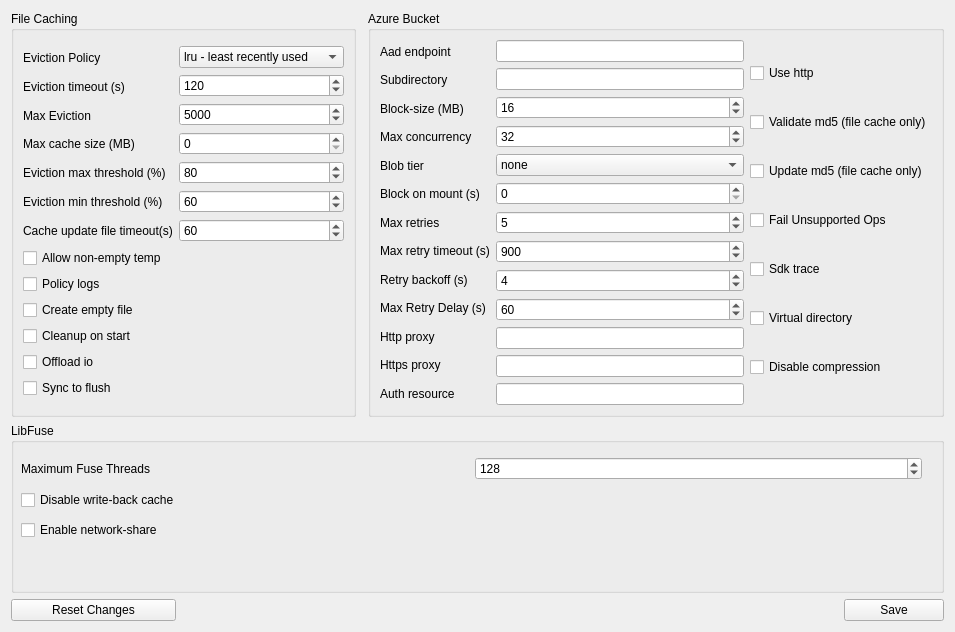
<?xml version="1.0" encoding="UTF-8"?>
<ui version="4.0">
 <class>Form</class>
 <widget class="QWidget" name="Form">
  <property name="geometry">
   <rect>
    <x>0</x>
    <y>0</y>
    <width>955</width>
    <height>632</height>
   </rect>
  </property>
  <property name="windowTitle">
   <string>Form</string>
  </property>
  <layout class="QGridLayout" name="gridLayout">
   <item row="1" column="0">
    <widget class="QGroupBox" name="groupbox_fileCache">
     <property name="title">
      <string>File Caching</string>
     </property>
     <layout class="QGridLayout" name="gridLayout_2">
      <item row="0" column="0">
       <layout class="QVBoxLayout" name="verticalLayout_9">
        <item>
         <layout class="QHBoxLayout" name="horizontalLayout_7">
          <item>
           <layout class="QVBoxLayout" name="verticalLayout_8">
            <item>
             <widget class="QLabel" name="label_14">
              <property name="text">
               <string>Eviction Policy</string>
              </property>
             </widget>
            </item>
            <item>
             <widget class="QLabel" name="label_15">
              <property name="text">
               <string>Eviction timeout (s)</string>
              </property>
             </widget>
            </item>
            <item>
             <widget class="QLabel" name="label_16">
              <property name="text">
               <string>Max Eviction</string>
              </property>
             </widget>
            </item>
            <item>
             <widget class="QLabel" name="label_17">
              <property name="text">
               <string>Max cache size (MB)</string>
              </property>
             </widget>
            </item>
            <item>
             <widget class="QLabel" name="label_18">
              <property name="text">
               <string>Eviction max threshold (%)</string>
              </property>
             </widget>
            </item>
            <item>
             <widget class="QLabel" name="label_19">
              <property name="text">
               <string>Eviction min threshold (%)</string>
              </property>
             </widget>
            </item>
            <item>
             <widget class="QLabel" name="label_2">
              <property name="text">
               <string>Cache update file timeout(s)</string>
              </property>
             </widget>
            </item>
           </layout>
          </item>
          <item>
           <layout class="QVBoxLayout" name="verticalLayout_7">
            <item>
             <widget class="QComboBox" name="dropDown_fileCache_evictionPolicy">
              <item>
               <property name="text">
                <string>lru - least recently used</string>
               </property>
              </item>
              <item>
               <property name="text">
                <string>lfu - least frequently used</string>
               </property>
              </item>
             </widget>
            </item>
            <item>
             <widget class="QSpinBox" name="spinBox_fileCache_evictionTimeout">
              <property name="maximum">
               <number>1000000</number>
              </property>
              <property name="value">
               <number>120</number>
              </property>
             </widget>
            </item>
            <item>
             <widget class="QSpinBox" name="spinBox_fileCache_maxEviction">
              <property name="maximum">
               <number>1000000</number>
              </property>
              <property name="value">
               <number>5000</number>
              </property>
             </widget>
            </item>
            <item>
             <widget class="QSpinBox" name="spinBox_fileCache_maxCacheSize">
              <property name="maximum">
               <number>1000000</number>
              </property>
             </widget>
            </item>
            <item>
             <widget class="QSpinBox" name="spinBox_fileCache_evictMaxThresh">
              <property name="maximum">
               <number>3000</number>
              </property>
              <property name="value">
               <number>80</number>
              </property>
             </widget>
            </item>
            <item>
             <widget class="QSpinBox" name="spinBox_fileCache_evictMinThresh">
              <property name="maximum">
               <number>3000</number>
              </property>
              <property name="value">
               <number>60</number>
              </property>
             </widget>
            </item>
            <item>
             <widget class="QSpinBox" name="spinBox_fileCache_refreshSec">
              <property name="maximum">
               <number>4000</number>
              </property>
              <property name="singleStep">
               <number>20</number>
              </property>
              <property name="value">
               <number>60</number>
              </property>
             </widget>
            </item>
           </layout>
          </item>
         </layout>
        </item>
        <item>
         <widget class="QCheckBox" name="checkBox_fileCache_allowNonEmptyTmp">
          <property name="text">
           <string>Allow non-empty temp</string>
          </property>
         </widget>
        </item>
        <item>
         <widget class="QCheckBox" name="checkBox_fileCache_policyLogs">
          <property name="text">
           <string>Policy logs</string>
          </property>
         </widget>
        </item>
        <item>
         <widget class="QCheckBox" name="checkBox_fileCache_createEmptyFile">
          <property name="text">
           <string>Create empty file</string>
          </property>
         </widget>
        </item>
        <item>
         <widget class="QCheckBox" name="checkBox_fileCache_cleanupStart">
          <property name="text">
           <string>Cleanup on start</string>
          </property>
         </widget>
        </item>
        <item>
         <widget class="QCheckBox" name="checkBox_fileCache_offloadIO">
          <property name="text">
           <string>Offload io</string>
          </property>
         </widget>
        </item>
        <item>
         <widget class="QCheckBox" name="checkBox_fileCache_syncToFlush">
          <property name="text">
           <string>Sync to flush</string>
          </property>
         </widget>
        </item>
       </layout>
      </item>
     </layout>
    </widget>
   </item>
   <item row="1" column="2">
    <widget class="QGroupBox" name="groupbox_azure">
     <property name="title">
      <string>Azure Bucket</string>
     </property>
     <property name="checkable">
      <bool>false</bool>
     </property>
     <property name="checked">
      <bool>false</bool>
     </property>
     <layout class="QGridLayout" name="gridLayout_3">
      <item row="0" column="0">
       <layout class="QHBoxLayout" name="horizontalLayout_20">
        <item>
         <layout class="QVBoxLayout" name="verticalLayout_15">
          <item>
           <widget class="QLabel" name="label_30">
            <property name="text">
             <string>Aad endpoint</string>
            </property>
           </widget>
          </item>
          <item>
           <widget class="QLabel" name="label_31">
            <property name="text">
             <string>Subdirectory</string>
            </property>
           </widget>
          </item>
          <item>
           <widget class="QLabel" name="label_32">
            <property name="text">
             <string>Block-size (MB)</string>
            </property>
           </widget>
          </item>
          <item>
           <widget class="QLabel" name="label_33">
            <property name="text">
             <string>Max concurrency</string>
            </property>
           </widget>
          </item>
          <item>
           <widget class="QLabel" name="label_34">
            <property name="text">
             <string>Blob tier</string>
            </property>
           </widget>
          </item>
          <item>
           <widget class="QLabel" name="label_35">
            <property name="text">
             <string>Block on mount (s)</string>
            </property>
           </widget>
          </item>
          <item>
           <widget class="QLabel" name="label_36">
            <property name="text">
             <string>Max retries</string>
            </property>
           </widget>
          </item>
          <item>
           <widget class="QLabel" name="label_37">
            <property name="text">
             <string>Max retry timeout (s)</string>
            </property>
           </widget>
          </item>
          <item>
           <widget class="QLabel" name="label_38">
            <property name="text">
             <string>Retry backoff (s)</string>
            </property>
           </widget>
          </item>
          <item>
           <widget class="QLabel" name="label_39">
            <property name="text">
             <string>Max Retry Delay (s)</string>
            </property>
           </widget>
          </item>
          <item>
           <widget class="QLabel" name="label_40">
            <property name="text">
             <string>Http proxy</string>
            </property>
           </widget>
          </item>
          <item>
           <widget class="QLabel" name="label_41">
            <property name="text">
             <string>Https proxy</string>
            </property>
           </widget>
          </item>
          <item>
           <widget class="QLabel" name="label_42">
            <property name="text">
             <string>Auth resource</string>
            </property>
           </widget>
          </item>
         </layout>
        </item>
        <item>
         <layout class="QVBoxLayout" name="verticalLayout_16">
          <item>
           <widget class="QLineEdit" name="lineEdit_azure_aadEndpoint"/>
          </item>
          <item>
           <widget class="QLineEdit" name="lineEdit_azure_subDirectory"/>
          </item>
          <item>
           <widget class="QSpinBox" name="spinBox_azure_blockSize">
            <property name="maximum">
             <number>3000</number>
            </property>
            <property name="value">
             <number>16</number>
            </property>
           </widget>
          </item>
          <item>
           <widget class="QSpinBox" name="spinBox_azure_maxConcurrency">
            <property name="maximum">
             <number>3000</number>
            </property>
            <property name="value">
             <number>32</number>
            </property>
           </widget>
          </item>
          <item>
           <widget class="QComboBox" name="dropDown_azure_blobTier">
            <item>
             <property name="text">
              <string>none</string>
             </property>
            </item>
            <item>
             <property name="text">
              <string>hot</string>
             </property>
            </item>
            <item>
             <property name="text">
              <string>cool</string>
             </property>
            </item>
            <item>
             <property name="text">
              <string>archive</string>
             </property>
            </item>
           </widget>
          </item>
          <item>
           <widget class="QSpinBox" name="spinBox_azure_blockOnMount">
            <property name="maximum">
             <number>3000</number>
            </property>
           </widget>
          </item>
          <item>
           <widget class="QSpinBox" name="spinBox_azure_maxRetries">
            <property name="maximum">
             <number>3000</number>
            </property>
            <property name="value">
             <number>5</number>
            </property>
           </widget>
          </item>
          <item>
           <widget class="QSpinBox" name="spinBox_azure_maxRetryTimeout">
            <property name="maximum">
             <number>3000</number>
            </property>
            <property name="value">
             <number>900</number>
            </property>
           </widget>
          </item>
          <item>
           <widget class="QSpinBox" name="spinBox_azure_retryBackoff">
            <property name="maximum">
             <number>3000</number>
            </property>
            <property name="value">
             <number>4</number>
            </property>
           </widget>
          </item>
          <item>
           <widget class="QSpinBox" name="spinBox_azure_maxRetryDelay">
            <property name="maximum">
             <number>3000</number>
            </property>
            <property name="value">
             <number>60</number>
            </property>
           </widget>
          </item>
          <item>
           <widget class="QLineEdit" name="lineEdit_azure_httpProxy"/>
          </item>
          <item>
           <widget class="QLineEdit" name="lineEdit_azure_httpsProxy"/>
          </item>
          <item>
           <widget class="QLineEdit" name="lineEdit_azure_authResource"/>
          </item>
         </layout>
        </item>
       </layout>
      </item>
      <item row="0" column="1">
       <layout class="QVBoxLayout" name="verticalLayout_18">
        <item>
         <widget class="QCheckBox" name="checkBox_azure_useHttp">
          <property name="toolTip">
           <string>&lt;html&gt;&lt;head/&gt;&lt;body&gt;&lt;p&gt;Use http instead of https&lt;/p&gt;&lt;/body&gt;&lt;/html&gt;</string>
          </property>
          <property name="text">
           <string>Use http</string>
          </property>
         </widget>
        </item>
        <item>
         <widget class="QCheckBox" name="checkBox_azure_validateMd5">
          <property name="text">
           <string>Validate md5 (file cache only)</string>
          </property>
         </widget>
        </item>
        <item>
         <widget class="QCheckBox" name="checkBox_azure_updateMd5">
          <property name="text">
           <string>Update md5 (file cache only)</string>
          </property>
         </widget>
        </item>
        <item>
         <widget class="QCheckBox" name="checkBox_azure_failUnsupportedOps">
          <property name="text">
           <string>Fail Unsupported Ops</string>
          </property>
         </widget>
        </item>
        <item>
         <widget class="QCheckBox" name="checkBox_azure_sdkTrace">
          <property name="text">
           <string>Sdk trace</string>
          </property>
         </widget>
        </item>
        <item>
         <widget class="QCheckBox" name="checkBox_azure_virtualDirectory">
          <property name="text">
           <string>Virtual directory</string>
          </property>
         </widget>
        </item>
        <item>
         <widget class="QCheckBox" name="checkBox_azure_disableCompression">
          <property name="text">
           <string>Disable compression</string>
          </property>
         </widget>
        </item>
       </layout>
      </item>
     </layout>
    </widget>
   </item>
   <item row="2" column="0" colspan="3">
    <widget class="QGroupBox" name="groupBox">
     <property name="minimumSize">
      <size>
       <width>0</width>
       <height>125</height>
      </size>
     </property>
     <property name="title">
      <string>LibFuse</string>
     </property>
     <widget class="QWidget" name="verticalLayoutWidget">
      <property name="geometry">
       <rect>
        <x>10</x>
        <y>30</y>
        <width>901</width>
        <height>91</height>
       </rect>
      </property>
      <layout class="QVBoxLayout" name="verticalLayout">
       <item>
        <layout class="QHBoxLayout" name="horizontalLayout">
         <item>
          <widget class="QLabel" name="label">
           <property name="text">
            <string>Maximum Fuse Threads</string>
           </property>
          </widget>
         </item>
         <item>
          <widget class="QSpinBox" name="spinBox_libfuse_maxFuseThreads">
           <property name="maximum">
            <number>3000</number>
           </property>
           <property name="singleStep">
            <number>20</number>
           </property>
           <property name="value">
            <number>128</number>
           </property>
          </widget>
         </item>
        </layout>
       </item>
       <item>
        <widget class="QCheckBox" name="checkBox_libfuse_disableWriteback">
         <property name="text">
          <string>Disable write-back cache</string>
         </property>
        </widget>
       </item>
       <item>
        <widget class="QCheckBox" name="checkBox_libfuse_networkshare">
         <property name="text">
          <string>Enable network-share</string>
         </property>
        </widget>
       </item>
      </layout>
     </widget>
    </widget>
   </item>
   <item row="3" column="0">
    <widget class="QPushButton" name="button_resetDefaultSettings">
     <property name="enabled">
      <bool>true</bool>
     </property>
     <property name="maximumSize">
      <size>
       <width>165</width>
       <height>16777215</height>
      </size>
     </property>
     <property name="layoutDirection">
      <enum>Qt::LeftToRight</enum>
     </property>
     <property name="text">
      <string>Reset Changes</string>
     </property>
     <property name="default">
      <bool>false</bool>
     </property>
    </widget>
   </item>
   <item row="3" column="2">
    <widget class="QPushButton" name="button_okay">
     <property name="maximumSize">
      <size>
       <width>100</width>
       <height>16777215</height>
      </size>
     </property>
     <property name="layoutDirection">
      <enum>Qt::RightToLeft</enum>
     </property>
     <property name="text">
      <string>Save</string>
     </property>
    </widget>
   </item>
  </layout>
 </widget>
 <resources/>
 <connections/>
</ui>
